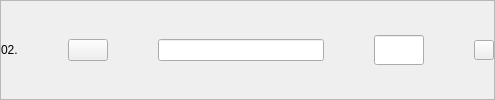
              <widget class="QFrame" name="publish2">
               <property name="styleSheet">
                <string notr="true">QPushButton#eliminarProducto2{
border: none;
}</string>
               </property>
               <property name="frameShape">
                <enum>QFrame::StyledPanel</enum>
               </property>
               <property name="frameShadow">
                <enum>QFrame::Raised</enum>
               </property>
               <layout class="QHBoxLayout" name="horizontalLayout_6" stretch="1,0,10,3,0">
                <property name="spacing">
                 <number>50</number>
                </property>
                <property name="leftMargin">
                 <number>0</number>
                </property>
                <property name="topMargin">
                 <number>0</number>
                </property>
                <property name="rightMargin">
                 <number>0</number>
                </property>
                <property name="bottomMargin">
                 <number>0</number>
                </property>
                <item>
                 <widget class="QLabel" name="nro2Publish">
                  <property name="text">
                   <string>02.</string>
                  </property>
                 </widget>
                </item>
                <item>
                 <widget class="QPushButton" name="seePublish2">
                  <property name="text">
                   <string/>
                  </property>
                  <property name="icon">
                   <iconset resource="../resources.qrc">
                    <normaloff>:/Buttons/img/amacapy-boton-ver.png</normaloff>:/Buttons/img/amacapy-boton-ver.png</iconset>
                  </property>
                  <property name="iconSize">
                   <size>
                    <width>30</width>
                    <height>30</height>
                   </size>
                  </property>
                 </widget>
                </item>
                <item>
                 <widget class="QLineEdit" name="titlePublish2"/>
                </item>
                <item>
                 <widget class="QLineEdit" name="pricePublish2">
                  <property name="minimumSize">
                   <size>
                    <width>0</width>
                    <height>30</height>
                   </size>
                  </property>
                  <property name="maximumSize">
                   <size>
                    <width>120</width>
                    <height>16777215</height>
                   </size>
                  </property>
                 </widget>
                </item>
                <item>
                 <widget class="QPushButton" name="deleteProduct2Button">
                  <property name="maximumSize">
                   <size>
                    <width>20</width>
                    <height>20</height>
                   </size>
                  </property>
                  <property name="text">
                   <string/>
                  </property>
                  <property name="icon">
                   <iconset resource="../resources.qrc">
                    <normaloff>:/Buttons/img/amacapy-boton-eliminar.png</normaloff>:/Buttons/img/amacapy-boton-eliminar.png</iconset>
                  </property>
                  <property name="iconSize">
                   <size>
                    <width>20</width>
                    <height>20</height>
                   </size>
                  </property>
                 </widget>
                </item>
               </layout>
              </widget>
